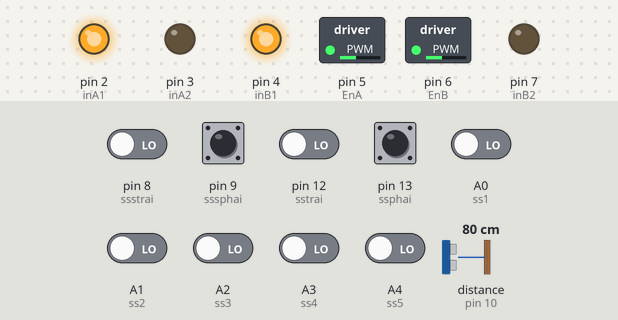
This sketch was run on a simulated Arduino Uno, built with avr-gcc and run on an emulated ATmega328P. On the bench: switched loads named in the sketch (green lamp = pin HIGH), output pins drawn as LEDs (lit = HIGH). Dashed ring = blinking. The inputs (shaded band) are chosen by the test bench; at power-on: pin 9 (sssphai), pin 13 (ssphai) HIGH, A0 (ss1), A1 (ss2), A2 (ss3), A3 (ss4), A4 (ss5), pin 8 (ssstrai), pin 12 (sstrai) LOW, distance to the obstacle (sensor on pin 10) 80 cm. The echo pulse lasts 58.3 µs per cm; pins used as bus, display or sensor lines are not drawn. At 13.1 s the program stops and its outputs stay as they are.

Above: at 1.2 s.
1.3 s: A0 (ss1) driven HIGH
At 3.1 s:
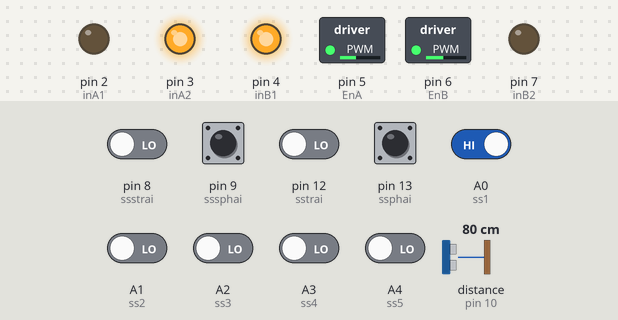
3.5 s: pin 8 (ssstrai) driven HIGH
6.5 s: pin 12 (sstrai) driven HIGH
At 7.6 s:
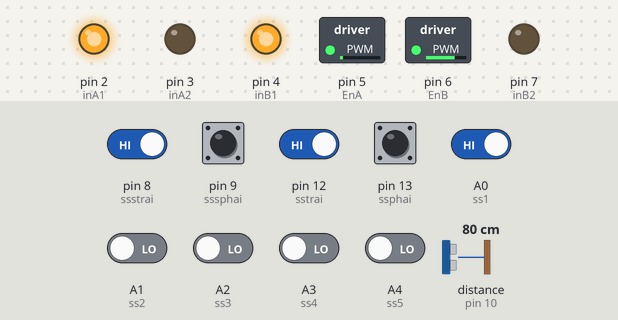
8.0 s: distance to the obstacle (sensor on pin 10) set to 13 cm
9.5 s: distance to the obstacle (sensor on pin 10) set to 10 cm
At 13.3 s:
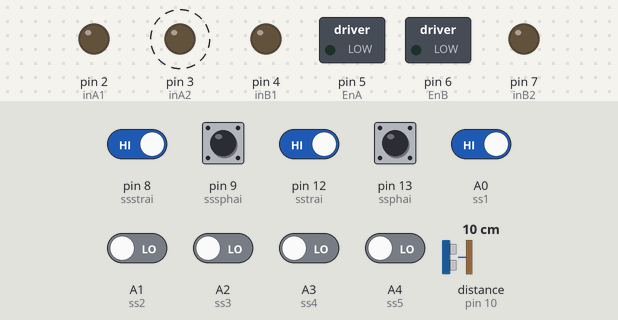
Timing chart, 0 to 14.6 s (numbered marks = the images above; inputs shaded):
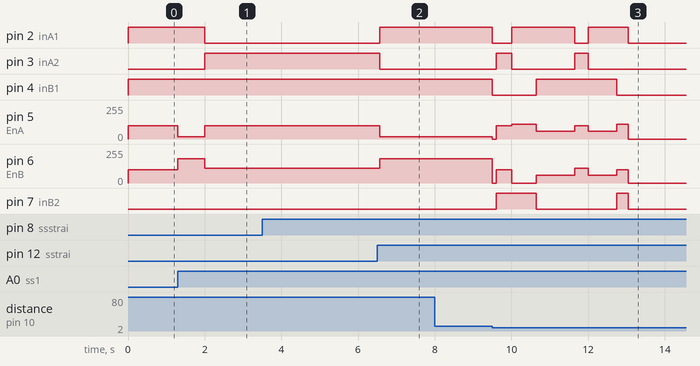

The sketch:

AutoRaceFinal2023.ino
```cpp
#define ss1 A0
#define ss2 A1
#define ss3 A2
#define ss4 A3
#define ss5 A4

#define sstrai 12
#define ssphai 13
#define ssstrai 8
#define sssphai 9

#define trigPin 11
#define echoPin 10
unsigned long duration;
int distance;

const int EnA = 5;
const int EnB = 6;
const int inA1 = 2;
const int inA2 = 3;
const int inB1 = 4;
const int inB2 = 7;

bool phai;
bool trai;
bool phai1;
bool trai1;

unsigned long startTime;
float P;
float error;
float I, D;
float previous_error = 0;
float PID_value;
int sensor[5];
int initial_motor_speed = 80;
int *ptr = &initial_motor_speed;


void setup()
{
  pinMode(ss1, INPUT);
  pinMode(ss2, INPUT);
  pinMode(ss3, INPUT);
  pinMode(ss4, INPUT);
  pinMode(ss5, INPUT);

  pinMode(trigPin, OUTPUT);
  pinMode(echoPin, INPUT);

  pinMode(ssphai, INPUT);
  pinMode(sstrai, INPUT);

  pinMode(inA1, OUTPUT);
  pinMode(inA2, OUTPUT);
  pinMode(inB1, OUTPUT);
  pinMode(inB2, OUTPUT);
  pinMode(EnA, OUTPUT);
  pinMode(EnB, OUTPUT);
  Serial.begin(115200);
  I = 0;
  D = 0;
  P = 0;
  error = 0;
}

void loop()
{
  unsigned long currentTime = millis();
  read_sensor_value();

  if (currentTime - startTime < 2000) {
    calculate_pid();
    motor_control();
    if((sensor[0] == 1) && (sensor[1] == 1) && (sensor[2] == 1) && (sensor[3] == 1) && (sensor[4] == 1))
    {
      tien();
    }
    if((sensor[0] == 0) && (sensor[1] == 0) && (sensor[2] == 0) && (sensor[3] == 0) && (sensor[4] == 0))
    {
      tien();
    }
  } else {
    if(phai == 0 && trai == 1)
    {
      re_phai();
      delay(100);
    }
    if(phai1 == 0 && trai == 1 && trai1 == 1 )
    {
      re_phai();
      delay(150);
    }
    if(phai == 1 && trai == 0)
    {
      re_trai();
      delay(100);
    }
    if(phai == 1 && phai1 == 1 && trai1 == 0)
    {
      re_trai();
      delay(150);
    }
    else if((sensor[0] == 1) && (sensor[1] == 1) && (sensor[2] == 1) && (sensor[3] == 1) && (sensor[4] == 1))
      {
      dung();
      while(true) {}
      }
    else if( readUltrasonicDistance() <= 10) {
      dung();
      delay(100);
      lui();
      delay(400);
      re_phai1();
      delay(650);
      tien_cham();
      delay(1000);
      re_trai();
      delay(350);
      tien_cham();
      delay(750);
      re_phai();
      delay(300);
       /*tien_cham();
      delay(300);
      re_phai();
      delay(500);*/
      dung();
      while(true){}}
    else
    {
      calculate_pid();
      motor_control();
    }
  }
}

void lui()
{
  analogWrite(EnA, 100);
  analogWrite(EnB, 100);

  digitalWrite(inA1, 0);
  digitalWrite(inA2, 1);
  digitalWrite(inB1, 0);
  digitalWrite(inB2, 1);
}

void re_phai()
{
  int cua = *ptr;
  analogWrite(EnA, cua + 10);
  analogWrite(EnB, cua );

  digitalWrite(inA1, HIGH);
  digitalWrite(inA2, LOW);
  digitalWrite(inB1, LOW);
  digitalWrite(inB2, HIGH);

}

void re_phai1()
{
  int cua = *ptr;
  analogWrite(EnA, cua + 10);
  analogWrite(EnB, 0 );

  digitalWrite(inA1, HIGH);
  digitalWrite(inA2, LOW);
  digitalWrite(inB1, LOW);
  digitalWrite(inB2, HIGH);
}

void re_trai()
{
  int cua = *ptr;
  analogWrite(EnA, cua );
  analogWrite(EnB, cua + 10);

  digitalWrite(inA1, LOW);
  digitalWrite(inA2, HIGH);
  digitalWrite(inB1, HIGH);
  digitalWrite(inB2, LOW);
}

void dung()
{
  analogWrite(EnA, 0);
  analogWrite(EnB, 0);

  digitalWrite(inA1, LOW);
  digitalWrite(inA2, LOW);
  digitalWrite(inB1, LOW);
  digitalWrite(inB2, LOW);
}

void read_sensor_value()
{
  sensor[0] = digitalRead(ss1);
  sensor[1] = digitalRead(ss2);
  sensor[2] = digitalRead(ss3);
  sensor[3] = digitalRead(ss4);
  sensor[4] = digitalRead(ss5);
  phai = digitalRead(ssphai);
  trai = digitalRead(sstrai);
  phai1 = digitalRead(sssphai);
  trai1 = digitalRead(ssstrai);

  if ((sensor[0] == 0) && (sensor[1] == 0) && (sensor[2] == 0) && (sensor[3] == 0) && (sensor[4] == 1))
    error = 4;
  else if ((sensor[0] == 0) && (sensor[1] == 0) && (sensor[2] == 0) && (sensor[3] == 1) && (sensor[4] == 1))
    error = 3;
  else if ((sensor[0] == 0) && (sensor[1] == 0) && (sensor[2] == 1) && (sensor[3] == 1) && (sensor[4] == 1))
    error = 2.5;
  else if ((sensor[0] == 0) && (sensor[1] == 0) && (sensor[2] == 0) && (sensor[3] == 1) && (sensor[4] == 0))
    error = 2;
  else if ((sensor[0] == 0) && (sensor[1] == 0) && (sensor[2] == 1) && (sensor[3] == 1) && (sensor[4] == 0))
    error = 1;
  else if ((sensor[0] == 0) && (sensor[1] == 0) && (sensor[2] == 1) && (sensor[3] == 0) && (sensor[4] == 0))
    error = 0;
  else if ((sensor[0] == 0) && (sensor[1] == 1) && (sensor[2] == 1) && (sensor[3] == 0) && (sensor[4] == 0))
    error = -1;
  else if ((sensor[0] == 0) && (sensor[1] == 1) && (sensor[2] == 0) && (sensor[3] == 0) && (sensor[4] == 0))
    error = -2;
  else if ((sensor[0] == 1) && (sensor[1] == 1) && (sensor[2] == 1) && (sensor[3] == 0) && (sensor[4] == 0))
    error = -2.5;
  else if ((sensor[0] == 1) && (sensor[1] == 1) && (sensor[2] == 0) && (sensor[3] == 0) && (sensor[4] == 0))
    error = -3;
  else if ((sensor[0] == 1) && (sensor[1] == 0) && (sensor[2] == 0) && (sensor[3] == 0) && (sensor[4] == 0))
    error = -4;
  else if ((sensor[0] == 0) && (sensor[1] == 0) && (sensor[2] == 0) && (sensor[3] == 0) && (sensor[4] == 0))
  {
    error = 0;
    analogWrite(EnA, *ptr);
    analogWrite(EnB, *ptr);
    digitalWrite(inA1, HIGH);
    digitalWrite(inA2, LOW);
    digitalWrite(inB1, HIGH);
    digitalWrite(inB2, LOW);
  }
  else
    error = 0;
    if (sensor[2] == 1 )
    *ptr = 110  ;
  else
  {
    *ptr = 100;
  }
}

void calculate_pid()
{
  float Kp = 20.5, Ki = 0.05, Kd = 2;  // Corrected variable name
  float P, I, D;
  float SamplingTime = 0.01;
  error = 0 - error;
  P = error * Kp;
  I += Ki * error * SamplingTime;
  D = (Kd * (error - previous_error)) / SamplingTime;
  PID_value = P + I + D;
  previous_error = error;
}

void motor_control()
{
  read_sensor_value();

  int left_motor_speed = initial_motor_speed - PID_value;
  int right_motor_speed = initial_motor_speed + PID_value;

  PID_value;

  if (left_motor_speed > 255)
    left_motor_speed = 255;
  else if (left_motor_speed < 0)
    left_motor_speed = 0;

  if (right_motor_speed > 255)
    right_motor_speed = 255;
  else if (right_motor_speed < 0)
    right_motor_speed = 0;

  analogWrite(EnA, left_motor_speed);
  analogWrite(EnB, right_motor_speed
  );

  digitalWrite(inA1, HIGH);
  digitalWrite(inA2, LOW);
  digitalWrite(inB1, HIGH);
  digitalWrite(inB2, LOW);

}

void tien()
{
  analogWrite(EnA, *ptr);
  analogWrite(EnB, *ptr);

  digitalWrite(inA1, HIGH);
  digitalWrite(inA2, LOW);
  digitalWrite(inB1, HIGH);
  digitalWrite(inB2, LOW);
}

void tien_cham()
{
  analogWrite(EnA, 60);
  analogWrite(EnB, 60);

  digitalWrite(inA1, HIGH);
  digitalWrite(inA2, LOW);
  digitalWrite(inB1, HIGH);
  digitalWrite(inB2, LOW);
}

float readUltrasonicDistance()
{
  digitalWrite(trigPin,0); // Turn off trigPin
  delayMicroseconds(2);
  digitalWrite(trigPin,1); // Turn on the trigPin to generate a pulse
  delayMicroseconds(10);   // The pulse has a width of 10 microseconds
  digitalWrite(trigPin,0);
  // The echoPin will receive the reflected pulse
  // And measure the high pulse width at the echoPin
  float duration = pulseIn (echoPin, HIGH);
  // Sound speed = 340 m/s => 29.412 microSeconds/cm
  float distance = int (duration / 2 / 29.412);
  return distance;
}
```

Measured:
- the behaviour switches between 12 and 11 cm on distance to the obstacle (sensor on pin 10) (found by bisection; images 2 and 3)
- after the input at 1.3 s, pin 5 (EnA): 100/255 → 17/255 at once, → 100/255 0.70 s later; pin 6 (EnB): 100/255 → 182/255 at once, → 110/255 0.70 s later
- after the input at 6.5 s, pin 2 (inA1): LOW → HIGH after 0.06 s; pin 3 (inA2): HIGH → LOW after 0.06 s; pin 5 (EnA): 100/255 → 17/255 after 0.06 s; pin 6 (EnB): 110/255 → 182/255 after 0.06 s
- after the input at 8.0 s, every drawn part: stays the same
- after the input at 9.5 s, pin 2 (inA1): goes LOW 0.50 s, HIGH 1.7 s, LOW 0.35 s, HIGH 1.1 s, then LOW, starting at once; pin 3 (inA2): alternates HIGH for 0.38 s and LOW for 1.7 s, starting after 0.10 s
